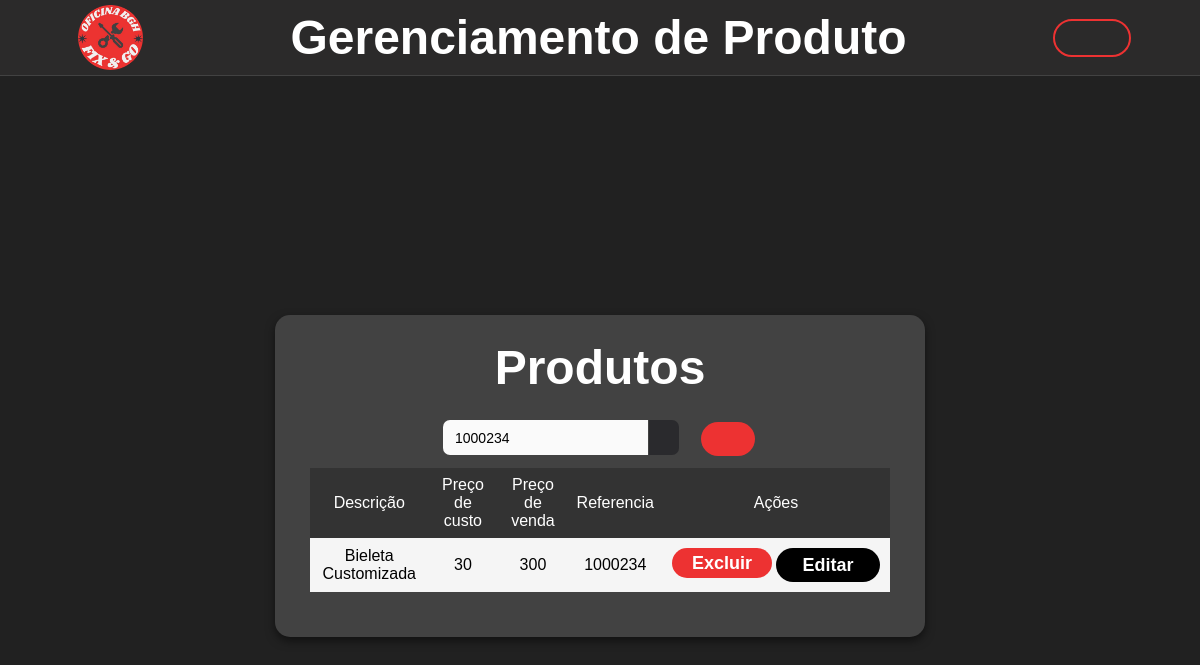
The page /gerenciamento/gerenciarProdutos.php?pesquisa=1000234 on the database its author committed.
### tables this page shows
CREATE TABLE `produtos` (
  `id` int(11) NOT NULL,
  `descricao` varchar(1000) NOT NULL,
  `valorCusto` double NOT NULL,
  `valorVenda` double NOT NULL,
  `referencia` varchar(1000) NOT NULL
);

### classes/Produtos.php (called while the page is built, shortened)
<?php
class Produtos
{
    private $conn;
    public function __construct($db)
    {
        $this->conn = $db;
    }
    public function pesquisarProdutos($termo)
    {
        $query = "SELECT * FROM produtos WHERE referencia LIKE :termo OR descricao LIKE :termo";
        $stmt = $this->conn->prepare($query);
        $stmt->bindValue(':termo', '%' . $termo . '%', PDO::PARAM_STR);
        $stmt->execute();
        return $stmt->fetchAll(PDO::FETCH_ASSOC);
    }
}
?>

### gerenciamento/gerenciarProdutos.php (the view, shortened to what this page needs)
<?php
include_once '../config/config.php';
include_once '../classes/Produtos.php';
$produto = new Produtos($db);
$termo = $_GET['pesquisa'] ?? '';
if ($termo) {
    $produtos = $produto->pesquisarProdutos($termo);
} else {
    $produtos = $produto->listarTodos();
}
?>
<!DOCTYPE html>
<html lang="pt-br">
<head>
    <link rel="stylesheet" href="../styles/style_gUsuario.css">
    <link rel="stylesheet" href="https://cdnjs.cloudflare.com/ajax/libs/font-awesome/4.5.0/css/font-awesome.min.css">
</head>
<body>
    <header>
        <img src="../assets/img/logo.png" alt="Logo" class="small-img">
        <h1 class="title">Gerenciamento de Produto</h1>
        <a href="../dashboard.php" class="btn-voltar"><ion-icon name="arrow-undo"></ion-icon></a>
    </header>
    <main>
        <div class="container">
            <h1 class="title-container">Produtos</h1>
            <form method="GET">
                <div class="row">
                    <div class="search" style="margin-right: 20px">
                        <input type="text" name="pesquisa" class="input" placeholder="Procure por descrição ou referência..." value="<?php echo htmlspecialchars($termo); ?>">
                        <button class="search__btn">
                        </button>
                    </div>
                    <a href="../cadastro/cadProduto.php" class="btn-adicionar"><ion-icon name="add-circle"></ion-icon></a>
                </div>
            </form>
            <table>
                <thead>
                    <tr>
                        <th>Descrição</th>
                        <th>Preço de custo</th>
                        <th>Preço de venda</th>
                        <th>Referencia</th>
                        <th>Ações</th>
                    </tr>
                </thead>
                <tbody>
                    <?php foreach ($produtos as $prod): ?>
                        <tr>
                            <td><?php echo $prod['descricao']; ?></td>
                            <td><?php echo $prod['valorCusto']; ?></td>
                            <td><?php echo $prod['valorVenda']; ?></td>
                            <td><?php echo $prod['referencia']; ?></td>
                            <td>
                                <div class="row">
                                <form action="gerenciarProdutos.php" method="POST" onsubmit="return confirm('Tem certeza que deseja excluir?');">
                                        <button type="submit" name="delete" class="btn-excluir">
                                            Excluir <ion-icon name="trash"></ion-icon>
                                        </button>
                                    </form>
                                    <a href="../editar/editarProdutos.php?id=<?php echo $prod['id']; ?>" class="btn-editar">Editar
                                      <ion-icon name="pencil"></ion-icon></a>
                                </div>
                            </td>
                        </tr>
                    <?php endforeach; ?>
                </tbody>
            </table>
        </div>
    </main>
</body>
</html>

### styles/style_gUsuario.css (style rules this page uses)
* { margin: 0; padding: 0; font-family: "Poppins", sans-serif; font-weight: 400; font-style: normal; }
header { width: 100vw; display: flex; flex-direction: row; justify-content: space-around; align-items: center; background-color: #2b2a2a; border-bottom: solid #424242 1px; padding: 5px; color: white; }
h1 { font-weight: 700; font-size: 3rem; }
.small-img { height: 65px; width: 65px; }
.title { color: white; }
.row { display: flex; flex-direction: row; }
main { display: flex; flex-direction: column; justify-content: center; align-items: center; background: #212121; height: 100vh; }
table { margin: 10px; border-collapse: collapse; background-color: #f5f5f5; margin-bottom: 20px; }
th, td { padding: 8px; text-align: center; width: auto; }
th { background-color: #333; color: #fff; width: auto; }
.btn-voltar { float: right; display: flex; align-items: center; justify-content: center; padding: 2px; text-decoration: none; background-color: transparent; height: 30px; width: 70px; border-radius: 50px; border: solid 2px #ed3232; color: #ed3232; transition: all 0.6s ease; }
.btn-excluir { display: flex; align-items: center; justify-content: center; padding: 2px; text-decoration: none; background-color: #ed3232; height: 30px; width: 100px; border-radius: 50px; border: none; color: white; font-size: 18px; font-weight: 700; margin: 2px; transition: all 0.6s ease; }
.btn-editar { display: flex; align-items: center; justify-content: center; padding: 2px; text-decoration: none; background-color: black; height: 30px; width: 100px; border-radius: 50px; border: none; color: white; font-size: 18px; font-weight: 700; margin: 2px; transition: all 0.6s ease; }
.btn-adicionar { display: flex; align-items: center; justify-content: center; padding: 2px; text-decoration: none; background-color: #ed3232; height: 30px; width: 50px; border-radius: 50px; border: none; color: white; font-weight: 500; margin: 2px; transition: all 0.6s ease; }
.container { display: flex; flex-direction: column; align-items: center; background-color: #424242; padding: 25px; border-radius: 15px; width: 50vw; max-width: 800px; box-shadow: 0px 4px 10px rgba(0, 0, 0, 0.5); }
.title-container { font-weight: 700; font-size: 48px; margin-bottom: 25px; color: white; }
.search { display: flex; justify-content: center; align-items: center; height: 35px; }
.input { max-width: 190px; height: 85%; outline: none; font-size: 14px; font-weight: 500; background-color: #fafafa; caret-color: #f7f7f8; color: #000000; padding: 1px 10px; border: 2px solid transparent; border-top-left-radius: 7px; border-bottom-left-radius: 7px; margin-right: 1px; transition: all .2s ease; }
.search__btn { border: none; cursor: pointer; background-color: rgba(42, 42, 45, 1); border-top-right-radius: 7px; border-bottom-right-radius: 7px; height: 100%; width: 30px; display: flex; justify-content: center; align-items: center; color: white; }

### rows shown on the page
produtos: descricao "Bieleta Customizada", valorCusto "30", valorVenda "300", referencia "1000234"
